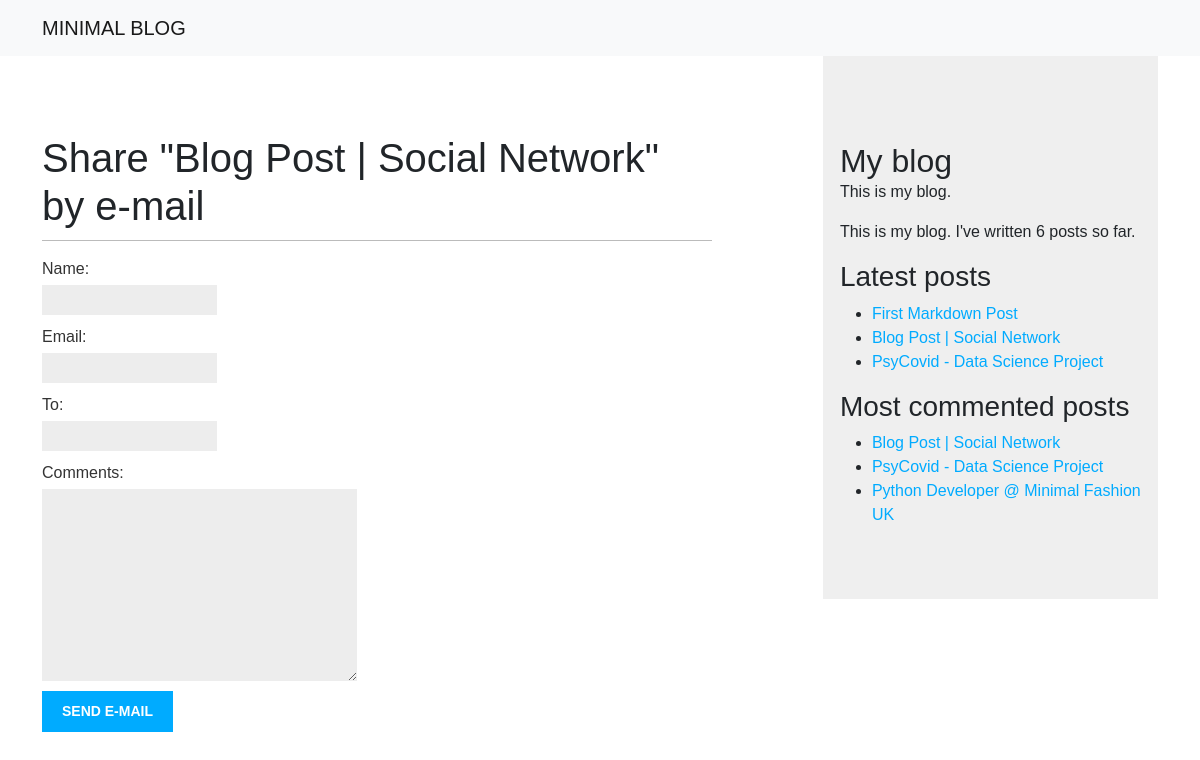
/blog/5/share/, run on the app's committed database.
### blog/models.py (models this page shows, shortened)
class Post(models.Model):
    STATUS_CHOICES = (
        ("draft", "Draft"),
        ("published", "Published"),
    )
    title = models.CharField(max_length=250)
    slug = models.SlugField(max_length=250, unique_for_date="publish")
    author = models.ForeignKey(
        User, on_delete=models.CASCADE, related_name="blog_posts"
    )
    body = models.TextField()
    publish = models.DateTimeField(default=timezone.now)
    created = models.DateTimeField(auto_now_add=True)
    updated = models.DateTimeField(auto_now=True)
    status = models.CharField(max_length=10, choices=STATUS_CHOICES, default="draft")
    objects = models.Manager()  # The default manager.
    published = PublishedManager()  # Our custom manager.
    tags = TaggableManager()
    class Meta:
        ordering = ("-publish",)
    def get_absolute_url(self):
        return reverse(
            "blog:post_detail",
            args=[self.publish.year, self.publish.month, self.publish.day, self.slug],
        )

### blog/views.py (the view)
# urls.py: path("<int:post_id>/share/", views.post_share, name="post_share"),
def post_share(request, post_id):
    post = get_object_or_404(Post, id=post_id, status="published")
    sent = False
    if request.method == "POST":
        form = EmailPostForm(request.POST)
        if form.is_valid():
            cd = form.cleaned_data
            post_url = request.build_absolute_uri(post.get_absolute_url())
            subject = f"{cd['name']} recommends you read " f"{post.title}"
            message = (
                f"Read {post.title} at {post_url}\n\n"
                f"{cd['name']}'s comments: {cd['comments']}"
            )
            send_mail(subject, message, "pythondeveloperberlin@gmail.com", [cd["to"]])
            sent = True
    else:
        form = EmailPostForm()
    return render(
        request, "blog/post/share.html", {"post": post, "form": form, "sent": sent}
    )

### blog/forms.py
class EmailPostForm(forms.Form):
    name = forms.CharField(max_length=25)
    email = forms.EmailField()
    to = forms.EmailField()
    comments = forms.CharField(required=False,
                                widget=forms.Textarea)

### blog/models.py (called while the page is built)
    def get_queryset(self):
        return super(PublishedManager, self).get_queryset().filter(status="published")

### blog/templatetags/blog_tags.py (called while the page is built)
@register.simple_tag
def total_posts():
    return Post.published.count()

@register.inclusion_tag("blog/post/latest_posts.html")
def show_latest_posts(count=5):
    latest_posts = Post.published.order_by("-publish")[:count]
    return {"latest_posts": latest_posts}

@register.simple_tag
def get_most_commented_posts(count=3):
    return Post.published.annotate(total_comments=Count("comments"))\
        .order_by("-total_comments")[:count]

### blog/templates/blog/post/share.html (shortened to what this page needs)
{% extends "blog/base.html" %}
{% block content %}
  {% if sent %}
    <h1>E-mail successfully sent</h1>
    <p>
      "{{ post.title }}" was successfully sent to {{ form.cleaned_data.to }}.
    </p>
  {% else %}
    <h1>Share "{{ post.title }}" by e-mail</h1>
    <form method="post">
      {{ form.as_p }}
      <input type="submit" value="Send e-mail">
    </form>
  {% endif %}
{% endblock %}

### blog/templates/blog/base.html (shortened to what this page needs)
{% load blog_tags %}
{% load static %}
<!DOCTYPE html>
<html lang="en">
  <head>
    <link href="https://cdn.jsdelivr.net/npm/bootstrap@5.1.3/dist/css/bootstrap.min.css" rel="stylesheet"
>
    <link rel="stylesheet" href="{% static 'css/blog.css' %}">
  </head>
  <body>
      <header>
        <nav class="navbar navbar-light bg-light">
          <div class="container container--narrow">
            <a class="navbar-brand" href="#">
              MINIMAL BLOG
            </a>
          </div>
        </nav>
      </header>
      <main class="container">
        <div id="content">
          {% block content %}
          {% endblock %}
        </div>
        <div id="sidebar">
          <h2>My blog</h2>
          <p>This is my blog.</p>
          <p>This is my blog. I've written {% total_posts %} posts so far.</p>
          <h3>Latest posts</h3>
          {% show_latest_posts 3 %}
          <h3>Most commented posts</h3>
          {% get_most_commented_posts as most_commented_posts %}
          <ul>
            {% for post in most_commented_posts %}
            <li>
              <a href="{{ post.get_absolute_url }}">{{ post.title }}</a>
            </li>
            {% endfor %}
          </ul>
        </div>
      </main>
  </body>
</html>

### blog/templates/blog/post/latest_posts.html
<ul>
  {% for post in latest_posts %}
  <li>
    <a href="{{ post.get_absolute_url }}">{{ post.title }}</a>
  </li>
  {% endfor %}
</ul>

### blog/static/css/blog.css (style rules this page uses)
body { margin:0; padding:0; font-family:helvetica, sans-serif; }
a { color:#00abff; text-decoration:none; }
h1 { font-weight:normal; border-bottom:1px solid #bbb; padding:0 0 10px 0; }
h2 { font-weight:normal; margin:30px 0 0; }
#content { float:left; width:60%; padding:7% 0 0 0; }
#sidebar { float:right; width:30%; padding:5% 1.5%; background:#efefef; height:100%; }
label { float:left; clear:both; color:#333; margin-bottom:4px; }
input, textarea { clear:both; float:left; margin:0 0 10px; background:#ededed; border:0; padding:6px 10px; font-size:12px; }
input[type=submit] { font-weight:bold; background:#00abff; color:#fff; padding:10px 20px; font-size:14px; text-transform:uppercase; }

### data on the page
Post: title "Blog Post | Social Network"
Post: title "First Markdown Post"
Post: title "PsyCovid - Data Science Project"
Post: title "Python Developer @ Minimal Fashion UK"
